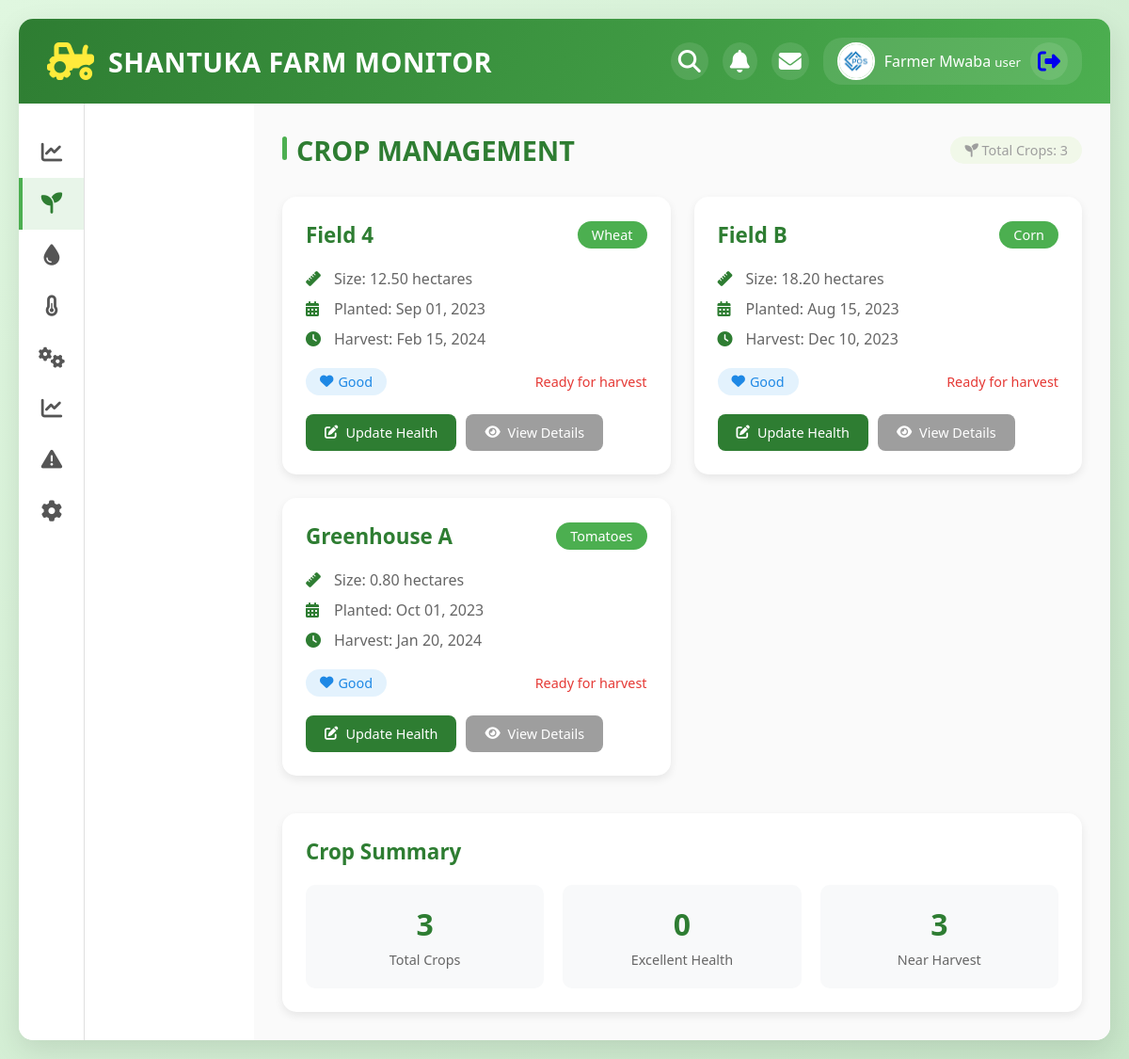
The app's page /crops (signed in) with its own data.
### tables this page shows
CREATE TABLE `crop_areas` (
  `area_id` bigint(20) UNSIGNED NOT NULL,
  `name` varchar(100) NOT NULL,
  `crop_type` varchar(50) NOT NULL,
  `size_hectares` decimal(6,2) DEFAULT NULL,
  `planting_date` date DEFAULT NULL,
  `estimated_harvest_date` date DEFAULT NULL,
  `health_status` varchar(20) DEFAULT 'good' CHECK (`health_status` in ('excellent','good','fair','poor'))
);

### app/Controllers/BaseController.php (called while the page is built, shortened)
<?php
abstract class BaseController {
    protected function render($viewName, $data = []) {
        $viewFile = __DIR__ . '/../Views/' . $viewName . '.php';
        extract($data);
        include $viewFile;
        $content = ob_get_clean();
        return $content;
    }
}

### index.php (called while the page is built, shortened)
<?php
spl_autoload_register(function ($class) {
    $file = APP_PATH . '/' . str_replace('\\', '/', $class) . '.php';
});
try {
    $app = new \App\Config\App();
    $app->run();
} catch (Exception $e) {
    http_response_code(500);
    echo json_encode([
        'error' => 'Internal Server Error',
        'message' => $e->getMessage()
    ]);
}

### app/Config/Database.php (called while the page is built, shortened)
<?php
class Database {
    private $host;
    private $username;
    private $password;
    private $database;
    private $connection;
    public function __construct() {
        $this->host = $_ENV['DB_HOST'] ?? getenv('DB_HOST') ?: 'localhost';
        $this->username = $_ENV['DB_USER'] ?? getenv('DB_USER') ?: 'root';
        $this->password = $_ENV['DB_PASS'] ?? getenv('DB_PASS') ?: '';
        $this->database = $_ENV['DB_NAME'] ?? getenv('DB_NAME') ?: 'farm_monitoring';
    }
    private function connect() {
        try {
            $this->connection = new \mysqli($this->host, $this->username, $this->password, $this->database);
            $this->connection->set_charset("utf8mb4");
        } catch (\Exception $e) {
            die("Database connection error: " . $e->getMessage());
        }
    }
    public function query($sql) {
        return $this->connection->query($sql);
    }
}

### app/Models/CropModel.php (called while the page is built, shortened)
<?php
class CropModel extends BaseModel {
    public function getAllCrops() {
        $sql = "SELECT *,
                DATEDIFF(estimated_harvest_date, CURDATE()) as days_to_harvest
                FROM crop_areas
                ORDER BY name";
        return $this->executeQuery($sql);
    }
}

### app/Models/BaseModel.php (called while the page is built, shortened)
<?php
abstract class BaseModel {
    protected $db;
    public function __construct() {
        $this->db = new Database();
    }
    protected function executeQuery($sql, $params = []) {
        if (empty($params)) {
            $result = $this->db->query($sql);
            $data = [];
            while ($row = $result->fetch_assoc()) {
                $data[] = $row;
            }
            return $data;
        }
        $data = [];
        return $data;
    }
}

### app/Views/crops/index.php (the view, shortened to what this page needs)
<div class="content-header">
    <h2>CROP MANAGEMENT</h2>
    <div class="last-updated">
        <i class="fas fa-seedling"></i> Total Crops: <span id="crop-count"><?= count($crops) ?></span>
    </div>
</div>
<div class="crops-grid">
    <?php foreach ($crops as $crop): ?>
    <div class="crop-card">
        <div class="crop-header">
            <h3><?= htmlspecialchars($crop['name']) ?></h3>
            <span class="crop-type"><?= htmlspecialchars($crop['crop_type']) ?></span>
        </div>
        <div class="crop-details">
            <div class="detail-item">
                <i class="fas fa-ruler"></i>
                <span>Size: <?= htmlspecialchars($crop['size_hectares']) ?> hectares</span>
            </div>
            <div class="detail-item">
                <i class="fas fa-calendar-alt"></i>
                <span>Planted: <?= date('M d, Y', strtotime($crop['planting_date'])) ?></span>
            </div>
            <div class="detail-item">
                <i class="fas fa-clock"></i>
                <span>Harvest: <?= date('M d, Y', strtotime($crop['estimated_harvest_date'])) ?></span>
            </div>
        </div>
        <div class="crop-status">
            <div class="health-status status-<?= $crop['health_status'] ?>">
                <i class="fas fa-heart"></i>
                <span><?= ucfirst($crop['health_status']) ?></span>
            </div>
            <div class="harvest-countdown">
                <?php
                $daysToHarvest = $crop['days_to_harvest'];
                $countdownClass = $daysToHarvest <= 15 ? 'urgent' : ($daysToHarvest <= 30 ? 'warning' : 'normal');
                ?>
                <span class="countdown <?= $countdownClass ?>">
                    <?= $daysToHarvest > 0 ? $daysToHarvest . ' days' : 'Ready for harvest' ?>
                </span>
            </div>
        </div>
        <div class="crop-actions">
            <button class="btn btn-primary" onclick="updateCropHealth(<?= $crop['area_id'] ?>)">
                <i class="fas fa-edit"></i> Update Health
            </button>
            <button class="btn btn-secondary" onclick="viewCropDetails(<?= $crop['area_id'] ?>)">
                <i class="fas fa-eye"></i> View Details
            </button>
        </div>
    </div>
    <?php endforeach; ?>
</div>
<div class="crop-summary">
    <div class="summary-card">
        <h3>Crop Summary</h3>
        <div class="summary-stats">
            <div class="stat">
                <span class="stat-value"><?= count($crops) ?></span>
                <span class="stat-label">Total Crops</span>
            </div>
            <div class="stat">
                <span class="stat-value"><?= count(array_filter($crops, fn($c) => $c['health_status'] === 'excellent')) ?></span>
                <span class="stat-label">Excellent Health</span>
            </div>
            <div class="stat">
                <span class="stat-value"><?= count(array_filter($crops, fn($c) => $c['days_to_harvest'] <= 30)) ?></span>
                <span class="stat-label">Near Harvest</span>
            </div>
        </div>
    </div>
</div>
<?php
include __DIR__ . '/../layouts/main.php';
?>

### public/assets/css/styles.css (style rules this page uses)
:root { --primary: #2e7d32; --primary-light: #4caf50; --primary-dark: #1b5e20; --secondary: #ff9800; --danger: #e53935; --warning: #ffb300; --info: #1e88e5; --dark: #333; --light: #f5f5f5; --gray: #9e9e9e; --white: #ffffff; --success: #43a047; }
* { margin: 0; padding: 0; box-sizing: border-box; font-family: 'Segoe UI', Tahoma, Geneva, Verdana, sans-serif; }
body { background: linear-gradient(135deg, #e0f7e0, #c8e6c9); color: var(--dark); min-height: 100vh; padding: 20px; }
.content-header { margin-bottom: 30px; display: flex; justify-content: space-between; align-items: center; }
.content-header h2 { color: var(--primary); font-size: 1.8rem; position: relative; padding-left: 15px; }
.content-header h2::before { content: ""; position: absolute; left: 0; top: 5px; height: 25px; width: 5px; background: var(--primary-light); border-radius: 5px; }
.last-updated { color: var(--gray); font-size: 0.9rem; background: #f1f8e9; padding: 5px 15px; border-radius: 20px; }
.crops-grid { display: grid; grid-template-columns: repeat(auto-fit, minmax(350px, 1fr)); gap: 25px; margin-bottom: 40px; }
.crop-card { background: var(--white); border-radius: 15px; padding: 25px; box-shadow: 0 4px 10px rgba(0, 0, 0, 0.08); transition: all 0.3s ease; }
.crop-header { display: flex; justify-content: space-between; align-items: center; margin-bottom: 20px; }
.crop-header h3 { color: var(--primary); font-size: 1.4rem; }
.crop-type { background: var(--primary-light); color: white; padding: 5px 15px; border-radius: 20px; font-size: 0.9rem; }
.crop-details { margin-bottom: 20px; }
.detail-item { display: flex; align-items: center; gap: 10px; margin-bottom: 10px; color: #666; }
.detail-item i { color: var(--primary); width: 20px; }
.crop-status { display: flex; justify-content: space-between; align-items: center; margin-bottom: 20px; }
.health-status { display: flex; align-items: center; gap: 5px; padding: 5px 15px; border-radius: 20px; font-size: 0.9rem; font-weight: 500; }
.health-status.status-good { background: #e3f2fd; color: var(--info); }
.harvest-countdown { font-size: 0.9rem; font-weight: 500; }
.countdown.urgent { color: var(--danger); }
.crop-actions { display: flex; gap: 10px; }
.btn { padding: 10px 20px; border: none; border-radius: 8px; cursor: pointer; font-size: 0.9rem; font-weight: 500; transition: all 0.3s ease; display: flex; align-items: center; gap: 8px; text-decoration: none; }
.btn-primary { background: var(--primary); color: white; }
.btn-secondary { background: var(--gray); color: white; }
.crop-summary, .equipment-summary { margin-top: 40px; }
.summary-card { background: var(--white); border-radius: 15px; padding: 25px; box-shadow: 0 4px 10px rgba(0, 0, 0, 0.08); }
.summary-card h3 { color: var(--primary); margin-bottom: 20px; font-size: 1.4rem; }
.summary-stats { display: grid; grid-template-columns: repeat(auto-fit, minmax(150px, 1fr)); gap: 20px; }
.stat { text-align: center; padding: 20px; background: #f8f9fa; border-radius: 10px; }
.stat-value { display: block; font-size: 2rem; font-weight: 700; color: var(--primary); margin-bottom: 5px; }
.stat-label { font-size: 0.9rem; color: #666; }

### records on screen
crop_areas: name "Field 4", crop_type "Wheat", size_hectares "12.50", planting_date "Sep 01, 2023", estimated_harvest_date "Feb 15, 2024", health_status "Good"
crop_areas: name "Field B", crop_type "Corn", size_hectares "18.20", planting_date "Aug 15, 2023", estimated_harvest_date "Dec 10, 2023", health_status "Good"
crop_areas: name "Greenhouse A", crop_type "Tomatoes", size_hectares "0.80", planting_date "Oct 01, 2023", estimated_harvest_date "Jan 20, 2024", health_status "Good"

### other values on screen
$currentUser['full_name'] "Farmer Mwaba"
$currentUser['role'] "user"
count($crops) "3"
count(array_filter($crops, fn($c) => $c['days_to_harvest'] <= 30)) "3"
